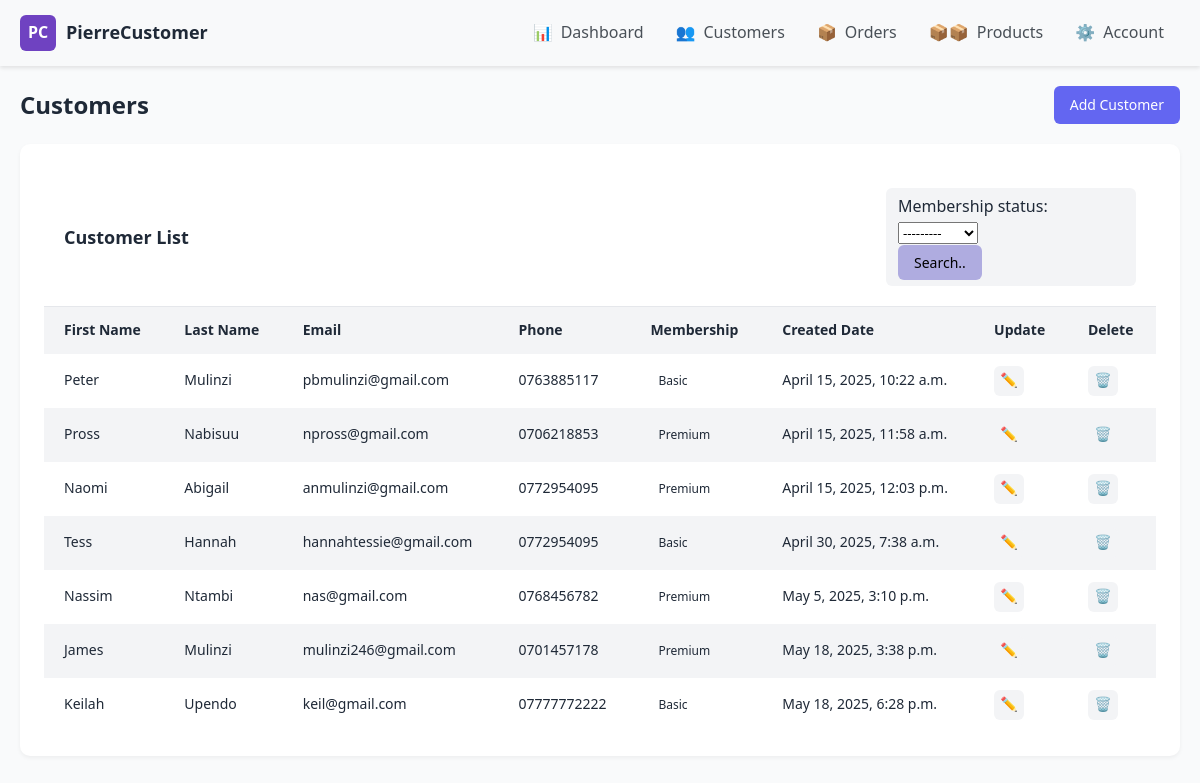
/customerPage/, run on an earlier commit of the app's database.
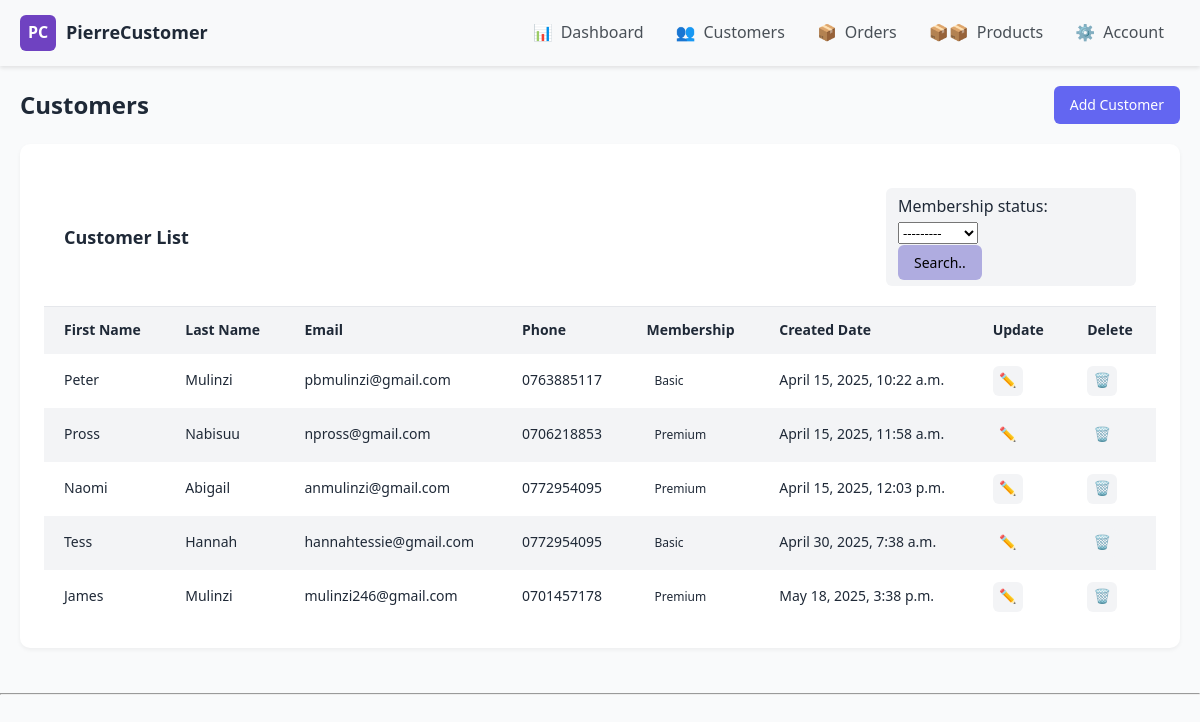
And on a later commit of the database.
### pierre_CMS_App/models.py (models this page shows, shortened)
class Customer(models.Model):
    STATUS = (
        ('Premium', 'Premium'),
        ('Basic', 'Basic'),
    )
    first_name = models.CharField(max_length = 200)
    last_name = models.CharField(max_length = 200)
    phone = models.CharField(max_length=200)
    email = models.EmailField(max_length=200, null=True)
    address = models.CharField(max_length=200)
    date_created = models.DateTimeField(auto_now_add=True)
    membership_status = models.CharField(max_length=200, choices=STATUS, default='Basic')

### pierre_CMS_App/views.py (the view)
# urls.py: path('customerPage/', views.customers, name='customersPage'),
def customers(request):
    customers = Customer.objects.all()
    cust_form = CustomerForm(request.POST)
    myFilter = CustomerFilter(request.GET, queryset=customers)
    customers = myFilter.qs
    if request.method == 'POST' and cust_form.is_valid():
        cust_form.save()
        return redirect('dashboard')
    else:
        cust_form = CustomerForm()
    context = {
        'customers': customers,
        'cust_form': cust_form,
        'myFilter' : myFilter,
    }
    return render(request, 'pierre_CMS_App/customerPage.html', context)

### pierre_CMS_App/forms.py
class CustomerForm(ModelForm):
    class Meta:
        model = Customer
        fields = ['first_name', 'last_name', 'phone', 'email', 'address', 'membership_status']

### pierre_CMS_App/templates/pierre_CMS_App/customerPage.html
{% extends "pierre_CMS_App/main.html" %}
{% block content %}
<div class="main">
    <div class="page-header">
        <h1 class="page-title">Customers</h1>
        <a class="btn btn-primary" href="{% url 'addCustomer' %}" style="text-decoration: none;">Add Customer</a>
    </div>
    <div class="card">
        <div class="card-header">
            <h2 class="card-title">Customer List</h2>
            <div class="filters">
                <div class="search-box">
                    <form method="get">
                        {{myFilter.form}}
                        <button class="btn btn-primry btn-outline-info" type="submit" style="background-color: rgb(175, 172, 224);">Search..</button>
                    </form>
                </div>
            </div>
        </div>
        <table>
            <thead>
                <tr>
                    <th>First Name</th>
                    <th>Last Name</th>
                    <th>Email</th>
                    <th>Phone</th>
                    <th>Membership</th>
                    <th>Created Date</th>
                    <th>Update</th>
                    <th>Delete</th>
                </tr>
            </thead>
            <tbody>
                {% for cust in customers %}
                    <tr>
                        <td>{{cust.first_name}}</td>
                        <td>{{cust.last_name}}</td>
                        <td>{{cust.email}}</td>
                        <td>{{cust.phone}}</td>
                        <td><span class="status">{{cust.membership_status}}</span></td>
                        <td>{{cust.date_created}}</td>
                        <td>
                            <a class="btn-icon btn-edit" href="{% url 'updateCustomer' cust.id %}" style="text-decoration: none;">✏️</a>
                        </td>
                        <td>
                            <a class="btn-icon btn-delete" href="{% url 'deleteCustomerrr' cust.id %}" style="text-decoration: none;">🗑️</a>
                        </td>
                    </tr>
                {% endfor %}
            </tbody>
        </table>
    </div>
</div>
{% endblock %}

What changed in the data, as far as the page shows it:
removed Customer: first_name "Nassim", last_name "Ntambi", email "nas@gmail.com", phone "0768456782", membership_status "Premium", date_created "May 5, 2025, 3:10 p.m."
removed Customer: first_name "Keilah", last_name "Upendo", email "keil@gmail.com", phone "07777772222", membership_status "Basic", date_created "May 18, 2025, 6:28 p.m."
